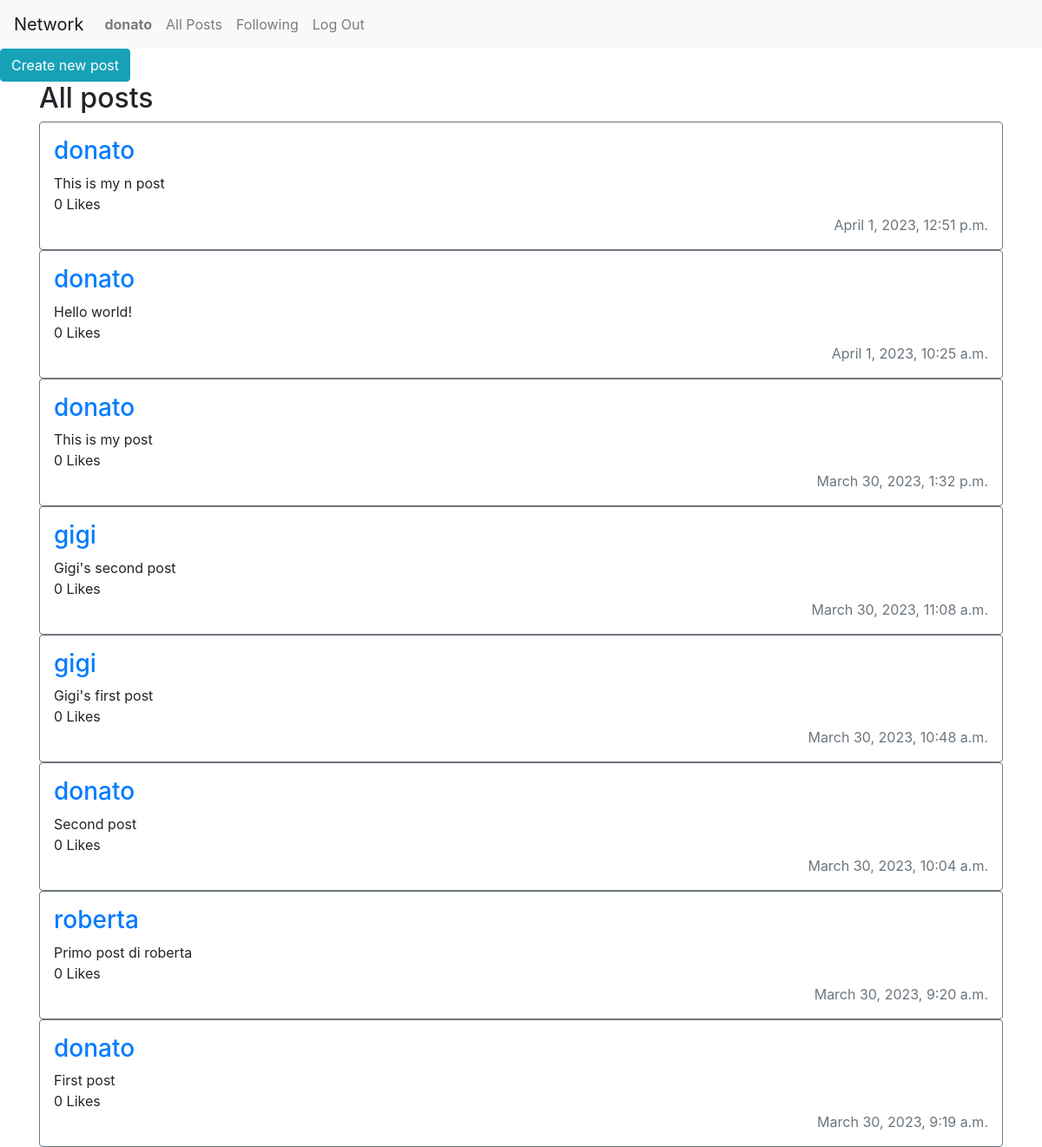
/ (signed in), run on the app's committed database.
### network/models.py (models this page shows)
class User(AbstractUser):
    pass

class Post(models.Model):
    user_id = models.ForeignKey(User, on_delete=models.CASCADE)
    content = models.TextField(max_length=280)
    n_likes = models.BigIntegerField(default=0)
    datetime = models.DateTimeField(auto_now_add=True)

### network/views.py (the view)
# urls.py: path("", views.index, name="index"),
def index(request):
    if request.method == 'POST':
        user = User.objects.get(id=request.user.id)
        content = request.POST["new_post_content"]
        new_post = Post(user_id = user, content=content)
        new_post.save()
        return HttpResponseRedirect(reverse("index"))
    else:
        posts = Post.objects.all().order_by('-datetime')
        context = {"posts": posts}
        return render(request, "network/index.html", context)

### network/templates/network/index.html (shortened to what this page needs)
{% extends "network/layout.html" %}
{% block body %}
    <button class="btn btn-info" id="create">Create new post</button>
    <div class="container d-flex flex-column" id="posts">
        <div>
            <h2>All posts</h2>
        </div>
        {% for post in posts %}
        <div class="d-flex flex-column border border-secondary rounded p-3">
            <h3><a href="{% url 'profile' post.user_id %}">{{ post.user_id }}</a></h3>
            <span>{{ post.content }}</span>
            <span>{{ post.n_likes}} Likes</span>
            <span class="text-right text-muted">{{ post.datetime }}</span>
        </div>
        {% endfor %}
    </div>
{% endblock %}

### network/templates/network/layout.html (shortened to what this page needs)
{% load static %}
<!DOCTYPE html>
<html lang="en">
    <head>
        <link rel="stylesheet" href="https://stackpath.bootstrapcdn.com/bootstrap/4.4.1/css/bootstrap.min.css">
        <link href="{% static 'network/styles.css' %}" rel="stylesheet">
    </head>
    <body>
        <nav class="navbar navbar-expand-lg navbar-light bg-light">
            <a class="navbar-brand" href="#">Network</a>
            <div>
              <ul class="navbar-nav mr-auto">
                {% if user.is_authenticated %}
                    <li class="nav-item">
                        <a class="nav-link" href="{% url 'profile' user.username %}"><strong>{{ user.username }}</strong></a>
                    </li>
                {% endif %}
                <li class="nav-item">
                  <a class="nav-link" href="{% url 'index' %}">All Posts</a>
                </li>
                {% if user.is_authenticated %}
                    <li class="nav-item">
                        <a class="nav-link" href="#">Following</a>
                    </li>
                    <li class="nav-item">
                        <a class="nav-link" href="{% url 'logout' %}">Log Out</a>
                    </li>
                {% endif %}
              </ul>
            </div>
          </nav>
        <div class="body">
            {% block body %}
            {% endblock %}
        </div>
    </body>
</html>

### network/static/network/styles.css (style rules this page uses)
.border { border: 1px solid; border-collapse: collapse !important; border-radius: 25%; }

### data on the page
User: username "donato"
Post: user_id "donato", content "This is my n post", n_likes "0", datetime "April 1, 2023, 12:51 p.m."
Post: user_id "donato", content "Hello world!", n_likes "0", datetime "April 1, 2023, 10:25 a.m."
Post: user_id "donato", content "This is my post", n_likes "0", datetime "March 30, 2023, 1:32 p.m."
Post: user_id "gigi", content "Gigi's second post", n_likes "0", datetime "March 30, 2023, 11:08 a.m."
Post: user_id "gigi", content "Gigi's first post", n_likes "0", datetime "March 30, 2023, 10:48 a.m."
Post: user_id "donato", content "Second post", n_likes "0", datetime "March 30, 2023, 10:04 a.m."
Post: user_id "roberta", content "Primo post di roberta", n_likes "0", datetime "March 30, 2023, 9:20 a.m."
Post: user_id "donato", content "First post", n_likes "0", datetime "March 30, 2023, 9:19 a.m."
